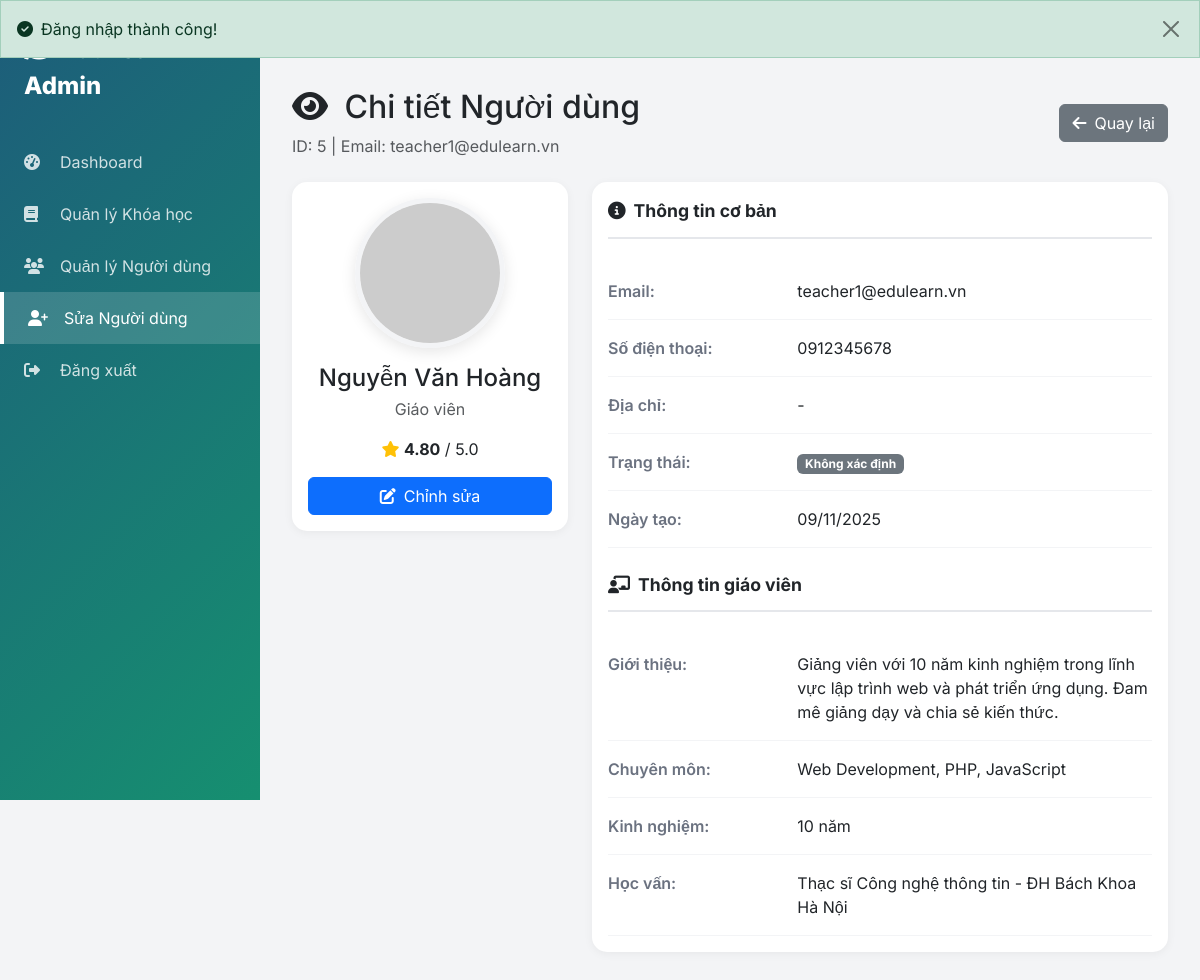
Page /views/admin/edit_users.php?id=5&view=1 (signed in) on the committed database.
### tables this page shows
CREATE TABLE `users` (
  `user_id` int(11) NOT NULL AUTO_INCREMENT,
  `full_name` varchar(100) NOT NULL,
  `email` varchar(100) NOT NULL,
  `password` varchar(255) NOT NULL,
  `phone` varchar(20) DEFAULT NULL,
  `address` text DEFAULT NULL,
  `bio` text DEFAULT NULL,
  `specialization` varchar(200) DEFAULT NULL,
  `experience_years` int(11) DEFAULT 0,
  `education` varchar(200) DEFAULT NULL,
  `rating` decimal(3,2) DEFAULT 0.00,
  `total_students` int(11) DEFAULT 0,
  `linkedin` varchar(255) DEFAULT NULL,
  `website` varchar(255) DEFAULT NULL,
  `role` enum('student','teacher','admin') DEFAULT 'student',
  `avatar` varchar(255) DEFAULT 'default-avatar.jpg',
  `created_at` timestamp NOT NULL DEFAULT current_timestamp(),
  `updated_at` timestamp NOT NULL DEFAULT current_timestamp() ON UPDATE current_timestamp(),
  `status` enum('active','inactive') DEFAULT 'active',
  PRIMARY KEY (`user_id`),
  UNIQUE KEY `email` (`email`),
  KEY `idx_user_role` (`role`)
);

### views/admin/edit_users.php (the view, shortened to what this page needs)
<?php
require_once '../../functions/db_connection.php';
$is_edit = isset($_GET['id']);
$is_view = isset($_GET['view']);
$user = null;
if ($is_edit) {
    $user_id = intval($_GET['id']);
    $stmt = $pdo->prepare("SELECT * FROM users WHERE user_id = ?");
    $stmt->execute([$user_id]);
    $user = $stmt->fetch();
}
?>
<!DOCTYPE html>
<html lang="vi">
<head>
    <link href="https://cdn.jsdelivr.net/npm/bootstrap@5.3.2/dist/css/bootstrap.min.css" rel="stylesheet">
    <link rel="stylesheet" href="https://cdnjs.cloudflare.com/ajax/libs/font-awesome/6.5.1/css/all.min.css">
</head>
<body>
    <?php $__alert = getAlert(); ?>
    <?php if ($__alert): ?>
        <?php
        $__type = match ($__alert['type']) {
            'error', 'danger' => 'danger',
            'warning' => 'warning',
            'info' => 'info',
            default => 'success'
        };
        $__icon = match ($__type) {
            'danger' => 'fa-circle-xmark',
            'warning' => 'fa-triangle-exclamation',
            'info' => 'fa-circle-info',
            default => 'fa-circle-check'
        };
        ?>
        <div class="position-fixed top-0 start-0 end-0" style="z-index: 2000;">
            <div class="alert alert-<?php echo $__type; ?> rounded-0 mb-0 d-flex align-items-center justify-content-between">
                <div><i class="fas <?php echo $__icon; ?> me-2"></i><?php echo escape($__alert['message']); ?></div>
                <button type="button" class="btn-close" data-bs-dismiss="alert"></button>
            </div>
        </div>
        <div id="top-alert-spacer" style="height: 56px;"></div>
    <?php endif; ?>
    <div class="sidebar">
        <div class="sidebar-brand"><i class="fas fa-graduation-cap me-2"></i>EduLearn Admin</div>
        <ul class="sidebar-menu">
            <li><a href="dashboard.php"><i class="fas fa-tachometer-alt"></i>Dashboard</a></li>
            <li><a href="manage_courses.php"><i class="fas fa-book"></i>Quản lý Khóa học</a></li>
            <li><a href="manage_users.php"><i class="fas fa-users"></i>Quản lý Người dùng</a></li>
            <li><a href="create_users.php" class="active"><i class="fas fa-user-plus"></i><?php echo $is_edit ? 'Sửa' : 'Thêm'; ?> Người dùng</a></li>
            <li><a href="../../handle/logout_process.php"><i class="fas fa-sign-out-alt"></i>Đăng xuất</a></li>
        </ul>
    </div>
    <div class="main-content">
        <div class="d-flex justify-content-between align-items-center mb-4">
            <div>
                <h2><i class="fas <?php echo $is_edit ? ($is_view ? 'fa-eye' : 'fa-user-edit') : 'fa-user-plus'; ?> me-2"></i>
                    <?php echo $is_edit ? ($is_view ? 'Chi tiết' : 'Sửa') : 'Thêm'; ?> Người dùng
                </h2>
                <?php if ($is_edit): ?>
                    <p class="text-muted mb-0">ID: <?php echo $user['user_id']; ?> | Email: <?php echo escape($user['email']); ?></p>
                <?php endif; ?>
            </div>
            <a href="manage_users.php" class="btn btn-secondary">
                <i class="fas fa-arrow-left me-2"></i>Quay lại
            </a>
        </div>
        <?php if ($is_view): ?>
            <div class="row">
                <div class="col-lg-4">
                    <div class="card">
                        <div class="card-body text-center">
                            <img src="<?php echo getAvatarUrl($user['avatar'], $user['full_name'], 200); ?>"
                                class="avatar-preview mb-3" alt="">
                            <h4 class="mb-1"><?php echo escape($user['full_name']); ?></h4>
                            <p class="text-muted mb-3">
                                <?php
                                $roles = ['student' => 'Học viên', 'teacher' => 'Giáo viên', 'admin' => 'Quản trị viên'];
                                echo $roles[$user['role']];
                                ?>
                            </p>
                            <?php if ($user['role'] === 'teacher' && $user['rating']): ?>
                                <div class="mb-3">
                                    <i class="fas fa-star text-warning"></i>
                                    <strong><?php echo $user['rating']; ?></strong> / 5.0
                                </div>
                            <?php endif; ?>
                            <a href="edit_users.php?id=<?php echo $user['user_id']; ?>" class="btn btn-primary w-100">
                                <i class="fas fa-edit me-2"></i>Chỉnh sửa
                            </a>
                        </div>
                    </div>
                </div>
                <div class="col-lg-8">
                    <div class="card">
                        <div class="card-body">
                            <div class="section-title"><i class="fas fa-info-circle me-2"></i>Thông tin cơ bản</div>
                            <div class="info-row">
                                <div class="row">
                                    <div class="col-md-4 info-label">Email:</div>
                                    <div class="col-md-8"><?php echo escape($user['email']); ?></div>
                                </div>
                            </div>
                            <div class="info-row">
                                <div class="row">
                                    <div class="col-md-4 info-label">Số điện thoại:</div>
                                    <div class="col-md-8"><?php echo escape($user['phone']) ?: '-'; ?></div>
                                </div>
                            </div>
                            <div class="info-row">
                                <div class="row">
                                    <div class="col-md-4 info-label">Địa chỉ:</div>
                                    <div class="col-md-8"><?php echo escape($user['address']) ?: '-'; ?></div>
                                </div>
                            </div>
                            <div class="info-row">
                                <div class="row">
                                    <div class="col-md-4 info-label">Trạng thái:</div>
                                    <div class="col-md-8"><?php echo getStatusBadge($user['status']); ?></div>
                                </div>
                            </div>
                            <div class="info-row">
                                <div class="row">
                                    <div class="col-md-4 info-label">Ngày tạo:</div>
                                    <div class="col-md-8"><?php echo formatDate($user['created_at']); ?></div>
                                </div>
                            </div>
                            <?php if ($user['role'] === 'teacher'): ?>
                                <div class="section-title mt-4"><i class="fas fa-chalkboard-teacher me-2"></i>Thông tin giáo viên</div>
                                <?php if ($user['bio']): ?>
                                    <div class="info-row">
                                        <div class="row">
                                            <div class="col-md-4 info-label">Giới thiệu:</div>
                                            <div class="col-md-8"><?php echo nl2br(escape($user['bio'])); ?></div>
                                        </div>
                                    </div>
                                <?php endif; ?>
                                <div class="info-row">
                                    <div class="row">
                                        <div class="col-md-4 info-label">Chuyên môn:</div>
                                        <div class="col-md-8"><?php echo escape($user['specialization']) ?: '-'; ?></div>
                                    </div>
                                </div>
                                <div class="info-row">
                                    <div class="row">
                                        <div class="col-md-4 info-label">Kinh nghiệm:</div>
                                        <div class="col-md-8"><?php echo $user['experience_years'] ?: 0; ?> năm</div>
                                    </div>
                                </div>
                                <div class="info-row">
                                    <div class="row">
                                        <div class="col-md-4 info-label">Học vấn:</div>
                                        <div class="col-md-8"><?php echo escape($user['education']) ?: '-'; ?></div>
                                    </div>
                                </div>
                            <?php endif; ?>
                        </div>
                    </div>
                </div>
            </div>
        <?php endif; ?>
    </div>
</body>
</html>

### functions/db_connection.php (shortened to what this page needs)
<?php
function escape($data)
{
    return htmlspecialchars($data, ENT_QUOTES, 'UTF-8');
}
function getAlert()
{
    if (isset($_SESSION['alert'])) {
        $alert = $_SESSION['alert'];
        return $alert;
    }
    return null;
}
function formatDate($date)
{
    return date('d/m/Y', strtotime($date));
}
function getStatusBadge($status, $type = 'course')
{
    switch ($type) {
        case 'course':
        default:
            $statuses = [
                'active' => '<span class="badge bg-success">Hoạt động</span>',
                'inactive' => '<span class="badge bg-secondary">Không hoạt động</span>',
                'completed' => '<span class="badge bg-info">Hoàn thành</span>'
            ];
            return $statuses[$status] ?? '<span class="badge bg-secondary">Không xác định</span>';
    }
}
function getAvatarUrl($avatar, $name = '', $size = 100, $default = null)
{
    if (empty($avatar) || $avatar === 'default-avatar.jpg') {
        if (!empty($name)) {
            return 'https://ui-avatars.com/api/?name=' . urlencode($name) . '&size=' . $size . '&background=random';
        }
        return $default ?: 'https://ui-avatars.com/api/?name=User&size=' . $size;
    }
    $normalized = $avatar;
    $normalized = ltrim($normalized, '/');
    return UPLOAD_URL . $normalized;
}

### views/admin/edit_users.php (style rules this page uses)
body { font-family: 'Inter', sans-serif; background: #f3f4f6; }
.sidebar { position: fixed; top: 0; left: 0; height: 100vh; width: 260px; background: linear-gradient(135deg, #1d5c7a 0%, #168f70 100%); color: white; padding: 2rem 0; z-index: 1000; overflow-y: auto; }
.sidebar-brand { padding: 0 1.5rem; margin-bottom: 2rem; font-size: 1.5rem; font-weight: 800; }
.sidebar-menu { list-style: none; padding: 0; margin: 0; }
.sidebar-menu a { display: flex; align-items: center; padding: 0.875rem 1.5rem; color: rgba(255, 255, 255, 0.8); text-decoration: none; transition: all 0.3s; }
.sidebar-menu a:hover, .sidebar-menu a.active { background: rgba(255, 255, 255, 0.15); color: white; border-left: 4px solid white; }
.sidebar-menu i { width: 24px; margin-right: 0.75rem; }
.main-content { margin-left: 260px; padding: 2rem; }
.card { border: none; border-radius: 15px; box-shadow: 0 2px 10px rgba(0, 0, 0, 0.05); }
.avatar-preview { width: 150px; height: 150px; border-radius: 50%; object-fit: cover; border: 5px solid #f3f4f6; box-shadow: 0 4px 15px rgba(0, 0, 0, 0.1); }
.section-title { font-size: 1.1rem; font-weight: 700; margin-bottom: 1.5rem; padding-bottom: 0.75rem; border-bottom: 2px solid #e5e7eb; }
.info-row { padding: 1rem 0; border-bottom: 1px solid #f3f4f6; }
.info-label { font-weight: 600; color: #6b7280; }

### rows in the picture
users: user_id "5", email "teacher1@edulearn.vn", full_name "Nguyễn Văn Hoàng", role "Giáo viên", rating "4.80", phone "0912345678", address "-", status "Không xác định", created_at "09/11/2025", bio "Giảng viên với 10 năm kinh nghiệm trong lĩnh vực lập trình web và phát triển ứng dụng. Đam mê giảng dạy và chia sẻ kiến thức.", specialization "Web Development, PHP, JavaScript", experience_years "10", education "Thạc sĩ Công nghệ thông tin - ĐH Bách Khoa Hà Nội"

### other values in the picture
$__alert['message'] "Đăng nhập thành công!"
